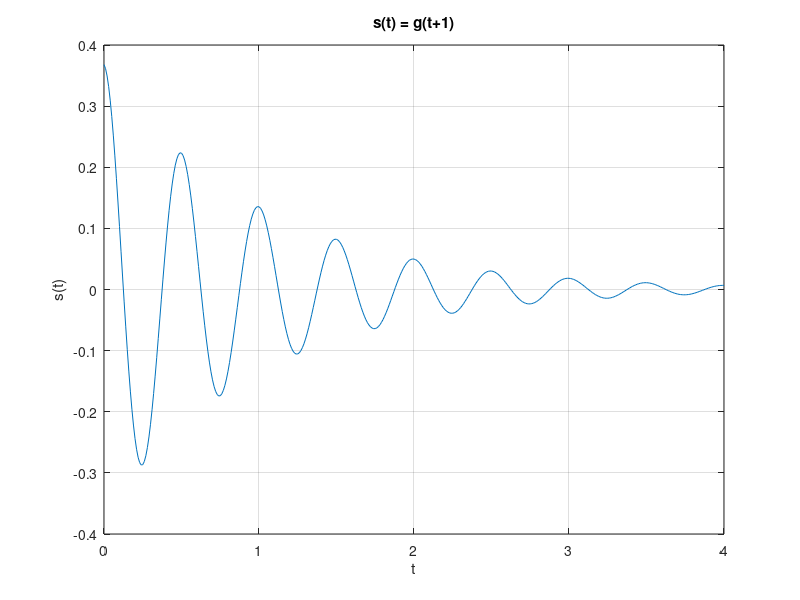
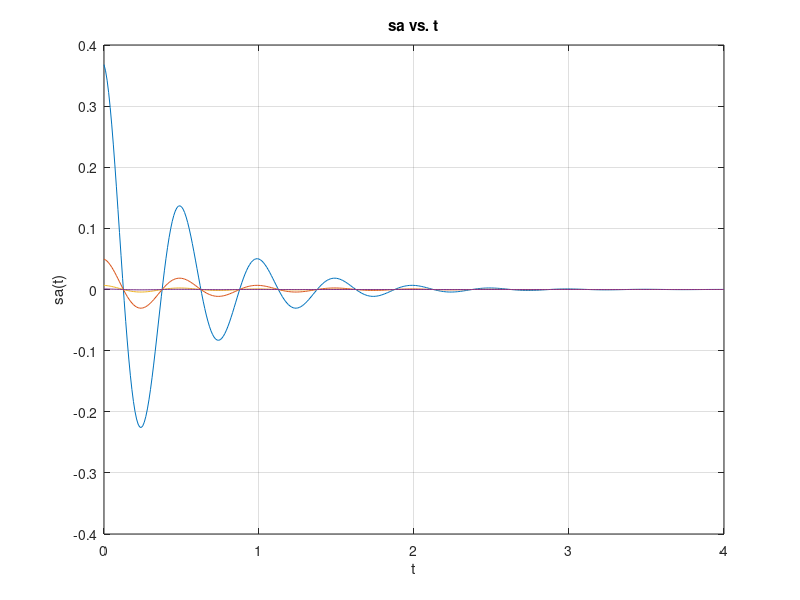

Recreate these plots in MATLAB, in order. (Note: this script raises an error after producing the figures.)
% Lab 1 Code 

% A.1
f = @(t) exp(-t).*cos(2*pi*t);
t=(-2:2);
f(t)
plot(t,f(t));
title('Figure 1.46');
xlabel('t');ylabel('f(t)'); grid;
t=(-2:0.01:2);
plot(t,f(t));
title('Figure 1.47');
xlabel('t');ylabel('f(t)'); grid;

% A.2
f = @(tt) exp(-tt);
tt = -2:2;
f(tt)
plot (tt,f(tt));
title('Figure for Problem A.2');
xlabel('t');ylabel('f(t)');grid;


u = @(t) 1.0.*(t>=0);
t = (-2:2);
plot(t,u(t));
title('Figure 1.49');

% B.1
p = @(t) u(t)-u(t-1);
t = (-1:0.01:2); plot(t,p(t));
xlabel('t'); ylabel('p(t) = u(t)-u(t-1)');
axis([-1 2 -.1 1.1]);
title('Figure 1.50');

% B.2
r = @(t) t.*p(t);
plot(t,r(t));
xlabel('t');ylabel('r(t)');
title('r(t) = tp(t)');
axis([-1 2 -0.1 1.1]);

n = @(t) r(t)+r(-t+2);
plot(t,n(t));
xlabel('t');ylabel('r(t)');
title('n(t) = r(t)+r(-t+2)');
axis([-1 2 -0.1 1.1]);

% B.3
n1 = @(t) n(t/2);
plot(t,n1(t));
xlabel('t');ylabel('n1(t)');
title('n1(t) = n(t/2)');
axis([-1 2 -0.1 1.1]);

n2 = @(t) n1(t+1/2);
plot(t,n2(t));
xlabel('t');ylabel('n2(t)');
title('n2(t) = n1(t+1/2)');
axis([-1 2 -0.1 1.1]);

% B.4
n3 = @(t) n(t+1/4);
plot(t,n3(t));
xlabel('t');ylabel('n3(t)');
title('n3(t) = n(t+1/4)');
axis([-1 2 -0.1 1.1]);

n4 = @(t) n3(t/2);
plot(t,n4(t));
xlabel('t');ylabel('n4(t)');
title('n4(t) = n3(t/2)');
axis([-1 2 -0.1 1.1]);

% C.1
f = @(t) exp(-t).*cos(4*pi*t);
t=(-2:2);
f(t)

g = @(t) f(t).*u(t);
t = (-2:0.01:2);
plot(t,g(t));
xlabel('t'); ylabel('g(t)'); grid;
axis([-2 2 -1 1]);
title('g(t) = f(t)u(t)');

% C.2 
s = @(t) g(t+1);
t = 0:0.01:4;
plot(t,s(t));
xlabel('t'); ylabel('s(t)'); grid;
title('s(t) = g(t+1)');

% C.3
sa = @(t,a)exp(-2*t).*cos(4*pi*t).*(t>=0)*exp(-a);
t= (0:0.01:4)';
a=(1:2:7); 
sa = bsxfun(sa,t,a);
figure; 
plot(t,sa);
xlabel('t'); ylabel('sa(t)');grid;
title('sa vs. t')

% D.2
tic
for i = 1:1024
    for j = 1:100
        if abs(B(i,j)) < 0.01
            B(i,j)=0;
        end
    end
end 
toc 


tic
B((B > -0.01) & (B < 0.01)) = 0
toc

% D.3
f = @(x_audio) sum(~x_audio(:));
f(x_audio)




